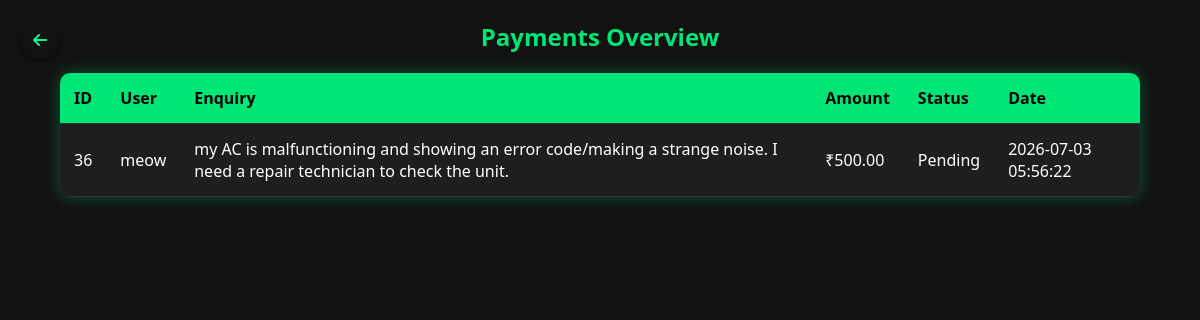
Page /adminpayments.php (signed in) on the committed database.
### tables this page shows
CREATE TABLE `payments` (
  `id` int NOT NULL AUTO_INCREMENT,
  `user_id` int DEFAULT NULL,
  `enquiry_id` int DEFAULT NULL,
  `amount` decimal(10,2) DEFAULT NULL,
  `status` enum('Pending','Paid') DEFAULT 'Pending',
  `created_at` timestamp NOT NULL DEFAULT CURRENT_TIMESTAMP,
  PRIMARY KEY (`id`),
  KEY `user_id` (`user_id`),
  KEY `enquiry_id` (`enquiry_id`),
  CONSTRAINT `payments_ibfk_1` FOREIGN KEY (`user_id`) REFERENCES `users` (`id`),
  CONSTRAINT `payments_ibfk_2` FOREIGN KEY (`enquiry_id`) REFERENCES `enquiries` (`id`)
);

CREATE TABLE `users` (
  `id` int NOT NULL AUTO_INCREMENT,
  `name` varchar(100) NOT NULL,
  `email` varchar(100) NOT NULL,
  `password` varchar(255) NOT NULL,
  `role` enum('user','admin') DEFAULT 'user',
  `location` varchar(100) DEFAULT NULL,
  PRIMARY KEY (`id`),
  UNIQUE KEY `email` (`email`)
);

CREATE TABLE `enquiries` (
  `id` int NOT NULL AUTO_INCREMENT,
  `user_id` int NOT NULL,
  `service_id` int NOT NULL,
  `description` text,
  `details` text,
  `location` varchar(255) DEFAULT NULL,
  `preferred_date` date DEFAULT NULL,
  `assigned_worker_id` int DEFAULT NULL,
  `status` enum('Pending','In Progress','Completed') DEFAULT 'Pending',
  `created_at` timestamp NOT NULL DEFAULT CURRENT_TIMESTAMP,
  PRIMARY KEY (`id`),
  KEY `user_id` (`user_id`),
  KEY `service_id` (`service_id`),
  KEY `assigned_worker_id` (`assigned_worker_id`),
  CONSTRAINT `enquiries_ibfk_1` FOREIGN KEY (`user_id`) REFERENCES `users` (`id`) ON DELETE CASCADE,
  CONSTRAINT `enquiries_ibfk_2` FOREIGN KEY (`service_id`) REFERENCES `services` (`id`) ON DELETE CASCADE,
  CONSTRAINT `enquiries_ibfk_3` FOREIGN KEY (`assigned_worker_id`) REFERENCES `workers` (`id`) ON DELETE SET NULL
);

### adminpayments.php (the view, shortened to what this page needs)
<?php
include 'db/db.php';
$sql = "SELECT p.id, p.amount, p.status, p.created_at, u.name, e.description
        FROM payments p
        JOIN users u ON p.user_id = u.id
        JOIN enquiries e ON p.enquiry_id = e.id
        ORDER BY p.created_at DESC";
$result = $conn->query($sql);
?>
<!DOCTYPE html>
<html lang="en">
<head>
</head>
<body>
<div class="back-arrow" onclick="window.history.back()">
  <i class="fas fa-arrow-left"></i>
</div>
<link rel="stylesheet" href="https://cdnjs.cloudflare.com/ajax/libs/font-awesome/6.5.0/css/all.min.css">
<h2>Payments Overview</h2>
<table>
  <tr>
    <th>ID</th>
    <th>User</th>
    <th>Enquiry</th>
    <th>Amount</th>
    <th>Status</th>
    <th>Date</th>
  </tr>
  <?php if ($result && $result->num_rows > 0): ?>
    <?php while ($row = $result->fetch_assoc()): ?>
      <tr>
        <td><?= htmlspecialchars($row['id']) ?></td>
       <td><?= htmlspecialchars($row['name']) ?></td>
        <td><?= htmlspecialchars($row['description']) ?></td>
        <td>₹<?= htmlspecialchars($row['amount']) ?></td>
        <td><?= htmlspecialchars($row['status']) ?></td>
        <td><?= htmlspecialchars($row['created_at']) ?></td>
      </tr>
    <?php endwhile; ?>
  <?php else: ?>
    <tr><td colspan="6" style="text-align:center;">No payments found</td></tr>
  <?php endif; ?>
</table>
</body>
</html>

### adminpayments.php (style rules this page uses)
body { margin: 0; font-family: 'Segoe UI', sans-serif; background-color: #121212; color: #fff; }
h2 { text-align: center; margin: 20px 0; color: #00e676; }
table { width: 90%; margin: 20px auto; border-collapse: collapse; background: #1e1e1e; border-radius: 10px; overflow: hidden; box-shadow: 0 0 15px rgba(0, 255, 128, 0.3); }
th, td { padding: 14px; border-bottom: 1px solid #333; text-align: left; }
th { background: #00e676; color: #000; }
.back-arrow { position: fixed; top: 20px; left: 20px; background-color: #111; color: #00ff88; border-radius: 50%; width: 40px; height: 40px; display: flex; align-items: center; justify-content: center; cursor: pointer; box-shadow: 0 2px 5px rgba(0,0,0,0.4); transition: 0.3s ease; z-index: 999; }

### rows in the picture
payments: id "36", user.name "meow", enquiry.description "my AC is malfunctioning and showing an error code/making a strange noise. I need a repair technician to check the unit.", amount "500.00", status "Pending", created_at "2026-07-03 05:56:22"
